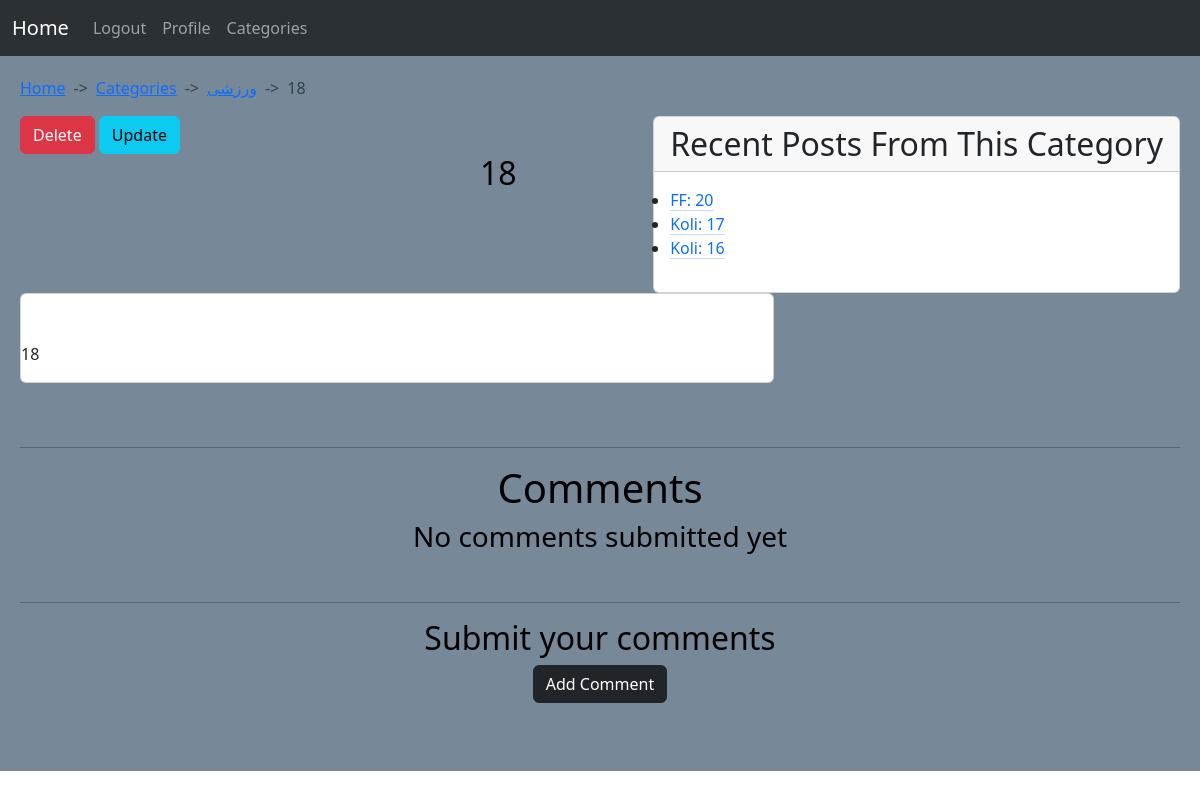
Screenshot of /Posts/Detail/ورزشی/18/ (signed in) with the database file from the repository.
### Categories/models.py (models this page shows, shortened)
class CategoryModel(MPTTModel):
    name = models.CharField(
        max_length=200,
        unique=True,
    )
    slug = models.SlugField(
        max_length=300,
        unique=True,
        null=True,
        blank=True,
        allow_unicode=True
    )
    parent = TreeForeignKey(
        'self',
        on_delete=models.CASCADE,
        null=True,
        blank=True,
        related_name='Parent'
    )
    class Meta:
        ordering = ('name',)
        verbose_name = 'Category'
        verbose_name_plural = 'Categories'
    def get_absolute_url(self):
        return reverse('Categories:ShowCategoryPosts', args=(self.slug,))

### Posts/models.py (models this page shows, shortened)
class PostModel(models.Model):
    category = models.ForeignKey(
        CategoryModel,
        on_delete=models.CASCADE,
        related_name='category_posts',
        default=None
    )
    author = models.ForeignKey(
        User,
        on_delete=models.CASCADE,
        related_name='author_posts'
    )
    title = models.CharField(
        max_length=75,
        unique=True
    )
    slug = models.SlugField(
        max_length=150,
        unique=True,
        allow_unicode=True
    )
    body = RichTextUploadingField()
    date_created = models.DateTimeField(
        auto_now_add=True
    )
    date_updated = models.DateTimeField(
        auto_now=True
    )
    def get_absolute_url(self):
        return reverse_lazy('Posts:PostDetail', args=(self.category.slug, self.slug))
    class Meta:
        verbose_name = 'Post'
        verbose_name_plural = 'Posts'
        ordering = ('-date_created', '-date_updated')

### Posts/views.py (the view)
# urls.py: path('Detail/<str:post_category>/<str:post_slug>/', views.PostDetailView.as_view(), name='PostDetail'),
class PostDetailView(LoginRequiredMixin, View):
    template_name = 'Posts/PostDetail.html'
    def get(self, request, post_category, post_slug):
        category = get_object_or_404(CategoryModel, slug=post_category)
        post = get_object_or_404(PostModel, slug=post_slug, category=category)
        ancestors = category.get_ancestors(include_self=True)
        conditions = Q(category=category)
        for ctgr in category.get_descendants():
            conditions |= Q(category=ctgr)
        recent = get_list_or_404(PostModel, conditions)
        recent.remove(post)
        comments = CommentsModel.objects.filter(post=post)
        liked = LikeModel.objects.filter(liker=request.user, post=post).exists()
        likes = LikeModel.objects.filter(liker=request.user, post=post).count()
        return render(request, self.template_name,
                      {'post': post, 'ancestors': ancestors, 'recent': recent[:3], 'comments': comments,
                       'Liked': liked, 'Likes': likes})

### Posts/Templates/Posts/PostDetail.html (shortened to what this page needs)
{% extends 'Base.html' %}
{% load mptt_tags %}
{% block Body %}
    <div style="--bs-breadcrumb-divider: '->';" aria-label="breadcrumb">
		<ol class="breadcrumb">
			<li class="breadcrumb-item"><a href="{% url 'Home:Home' %}">Home</a></li>
			<li class="breadcrumb-item"><a href="{% url 'Categories:Category' %}">Categories</a></li>
            {% for anc in ancestors %}
			    <li class="breadcrumb-item"><a href="{{ anc.get_absolute_url }}">{{ anc.name }}</a></li>
            {% endfor %}
			<li class="breadcrumb-item active" aria-current="page">{{ post.title }}</li>
		</ol>
	</div>
	<div class="card" style="display: inline-block; float: right;">
		<h2 class="card-header">Recent Posts From This Category</h2>
		<ul class="card-body">
			{% for post in recent %}
				<li>
					<a href="{{ post.get_absolute_url }}" class="link-primary link-offset-2 link-underline-opacity-25 link-underline-opacity-100-hover">
						{{ post.author }}: {{ post.title }}
					</a>
				</li>
			{% endfor %}
		</ul>
	</div>
    {% if request.user == post.author %}
        <a class="btn btn-danger" href="{% url 'Posts:PostDelete' post.slug %}">Delete</a>
        <a class="btn btn-info" href="{% url 'Posts:PostUpdate' post.slug %}">Update</a>
    {% endif %}<br/>
	<h2 style="display: inline-block; text-align: center; margin-left: 460px;">{{ post.title }}</h2>
    <div class="card" style="display: inline-block; width: 65%;">
        <p class="card-body">
            {{ post.body|safe }}
        </p>
    </div><br/><br/><br/>
	<hr/>
	<h1 style="text-align: center;">Comments</h1>
	{% if comments %}
		<ul>
			{% recursetree comments %}
				<li class="button-link-design card {% if node.get_ancestors.count|divisibleby:'2' %} text-bg-dark {% else %} text-bg-primary {% endif %} "
					style="margin-right: 20px;">
						<h3 class="card-body">{{ node.author }}
							<span style="opacity: 50%; font-size: 15px;"> Updated at: {{ node.date_updated|date:"M jS H:i:s" }}</span>
							<a class="btn btn-outline-info" href="{% url 'Posts:AddReply' post.slug node.id %}">Reply</a>
						</h3>
						<p class="card-text" style="padding-left: 5px;">{{ node.body|safe }}</p>
						{% if not node.is_leaf_node %}
							<ul class="children">
								{{ children }}
							</ul>
						{% endif %}
				</li>
				<br/>
			{% endrecursetree %}
		</ul>
	{% else %}
		<h3 style="text-align: center;">No comments submitted yet</h3>
		<br/>
	{% endif %}
	<hr/>
	<div class="button-link-design" style="text-align: center;">
		<h2>Submit your comments</h2>
		<a class="btn btn-dark" href="{% url 'Posts:AddComment' post.slug %}">Add Comment</a>
	</div>
	<br/><br/>
{% endblock %}

### rows the page displays
CategoryModel: name "ورزشی"
PostModel: title "18", body "18"
PostModel: author "FF", title "20"
PostModel: author "Koli", title "17"
PostModel: author "Koli", title "16"
